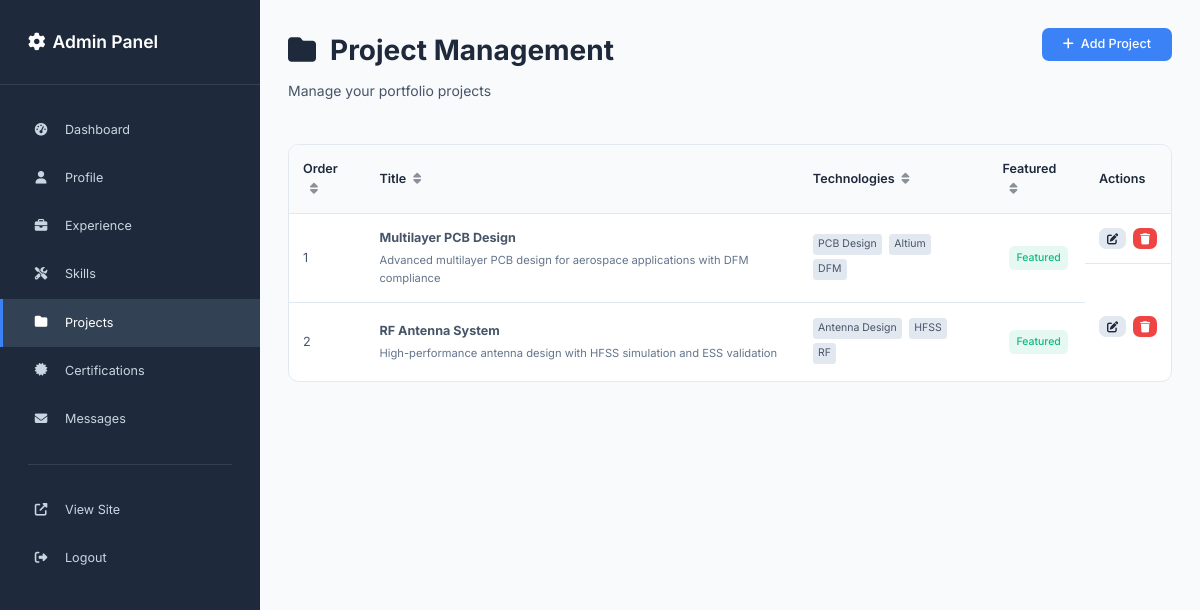
The page /admin/projects (signed in) on the database its author committed.
### app.py (models this page shows)
class Project(db.Model):
    id = db.Column(db.Integer, primary_key=True)
    title = db.Column(db.String(200), nullable=False)
    description = db.Column(db.Text, nullable=False)
    detailed_description = db.Column(db.Text)
    technologies = db.Column(db.Text)  # JSON string of list
    features = db.Column(db.Text)  # JSON string of list
    images = db.Column(db.Text)  # JSON string of list
    project_url = db.Column(db.String(200))
    github_url = db.Column(db.String(200))
    is_featured = db.Column(db.Boolean, default=False)
    order_index = db.Column(db.Integer, default=0)
    created_at = db.Column(db.DateTime, default=datetime.utcnow)

### app.py (the view)
@app.route('/admin/projects')
def admin_projects():
    if not session.get('is_admin'):
        return redirect(url_for('admin_login'))
    projects = Project.query.order_by(Project.order_index).all()
    return render_template('admin/projects.html', projects=projects)

### app.py (called while the page is built)
@app.template_filter('from_json')
def from_json_filter(value):
    if value:
        try:
            return json.loads(value)
        except (json.JSONDecodeError, TypeError):
            return []
    return []

### templates/admin/projects.html (shortened to what this page needs)
{% extends "admin/base.html" %}
{% block content %}
<div class="admin-header">
    <div class="header-content">
        <div>
            <h1><i class="fas fa-folder"></i> Project Management</h1>
            <p>Manage your portfolio projects</p>
        </div>
        <a href="{{ url_for('admin_add_project') }}" class="btn btn-primary">
            <i class="fas fa-plus"></i>
            Add Project
        </a>
    </div>
</div>
<div class="admin-content">
    {% if projects %}
    <div class="data-table">
        <table>
            <thead>
                <tr>
                    <th>Order</th>
                    <th>Title</th>
                    <th>Technologies</th>
                    <th>Featured</th>
                    <th>Actions</th>
                </tr>
            </thead>
            <tbody>
                {% for project in projects %}
                <tr>
                    <td>{{ project.order_index }}</td>
                    <td>
                        <strong>{{ project.title }}</strong>
                        <div class="project-description">{{ project.description[:100] }}{% if project.description|length > 100 %}...{% endif %}</div>
                    </td>
                    <td>
                        {% for tech in project.technologies|from_json %}
                        <span class="tag">{{ tech }}</span>
                        {% endfor %}
                    </td>
                    <td>
                        {% if project.is_featured %}
                        <span class="badge badge-success">Featured</span>
                        {% endif %}
                    </td>
                    <td class="actions">
                        <a href="{{ url_for('admin_edit_project', id=project.id) }}" class="btn btn-sm btn-secondary">
                            <i class="fas fa-edit"></i>
                        </a>
                        <a href="{{ url_for('admin_delete_project', id=project.id) }}"
                           class="btn btn-sm btn-danger"
                           onclick="return confirm('Are you sure you want to delete this project?')">
                            <i class="fas fa-trash"></i>
                        </a>
                    </td>
                </tr>
                {% endfor %}
            </tbody>
        </table>
    </div>
    {% endif %}
</div>
{% endblock %}

### templates/admin/base.html (shortened to what this page needs)
<!DOCTYPE html>
<html lang="en">
<head>
    <link rel="stylesheet" href="https://cdnjs.cloudflare.com/ajax/libs/font-awesome/6.4.0/css/all.min.css">
    <link rel="stylesheet" href="{{ url_for('static', filename='css/admin.css') }}">
</head>
<body>
    {% if session.is_admin %}
    <aside class="admin-sidebar">
        <div class="sidebar-header">
            <h2><i class="fas fa-cog"></i> Admin Panel</h2>
        </div>
        <nav class="sidebar-nav">
            <a href="{{ url_for('admin_dashboard') }}" class="nav-item {% if request.endpoint == 'admin_dashboard' %}active{% endif %}">
                <i class="fas fa-tachometer-alt"></i>
                Dashboard
            </a>
            <a href="{{ url_for('admin_profile') }}" class="nav-item {% if request.endpoint == 'admin_profile' %}active{% endif %}">
                <i class="fas fa-user"></i>
                Profile
            </a>
            <a href="{{ url_for('admin_experiences') }}" class="nav-item {% if 'experience' in request.endpoint %}active{% endif %}">
                <i class="fas fa-briefcase"></i>
                Experience
            </a>
            <a href="{{ url_for('admin_skills') }}" class="nav-item {% if 'skill' in request.endpoint %}active{% endif %}">
                <i class="fas fa-tools"></i>
                Skills
            </a>
            <a href="{{ url_for('admin_projects') }}" class="nav-item {% if 'project' in request.endpoint %}active{% endif %}">
                <i class="fas fa-folder"></i>
                Projects
            </a>
            <a href="{{ url_for('admin_certifications') }}" class="nav-item {% if 'certification' in request.endpoint %}active{% endif %}">
                <i class="fas fa-certificate"></i>
                Certifications
            </a>
            <a href="{{ url_for('admin_messages') }}" class="nav-item {% if 'message' in request.endpoint %}active{% endif %}">
                <i class="fas fa-envelope"></i>
                Messages
            </a>
            <div class="nav-divider"></div>
            <a href="{{ url_for('index') }}" class="nav-item" target="_blank">
                <i class="fas fa-external-link-alt"></i>
                View Site
            </a>
            <a href="{{ url_for('admin_logout') }}" class="nav-item">
                <i class="fas fa-sign-out-alt"></i>
                Logout
            </a>
        </nav>
    </aside>
    {% endif %}
    <main class="admin-main {% if not session.is_admin %}no-sidebar{% endif %}">
        {% block content %}{% endblock %}
    </main>
</body>
</html>

### templates/admin/projects.html (style rules this page uses)
.project-description { font-size: 0.8rem; color: var(--admin-text-muted); margin-top: 0.25rem; }
.tag { display: inline-block; background: var(--admin-bg-tertiary); color: var(--admin-text-secondary); padding: 0.125rem 0.375rem; border-radius: 0.25rem; font-size: 0.75rem; margin-right: 0.25rem; margin-bottom: 0.25rem; }

### rows shown on the page
Project: order_index "1", title "Multilayer PCB Design", description "Advanced multilayer PCB design for aerospace applications with DFM compliance", technologies "PCB Design" "Altium" "DFM", is_featured "Featured"
Project: order_index "2", title "RF Antenna System", description "High-performance antenna design with HFSS simulation and ESS validation", technologies "Antenna Design" "HFSS" "RF", is_featured "Featured"
